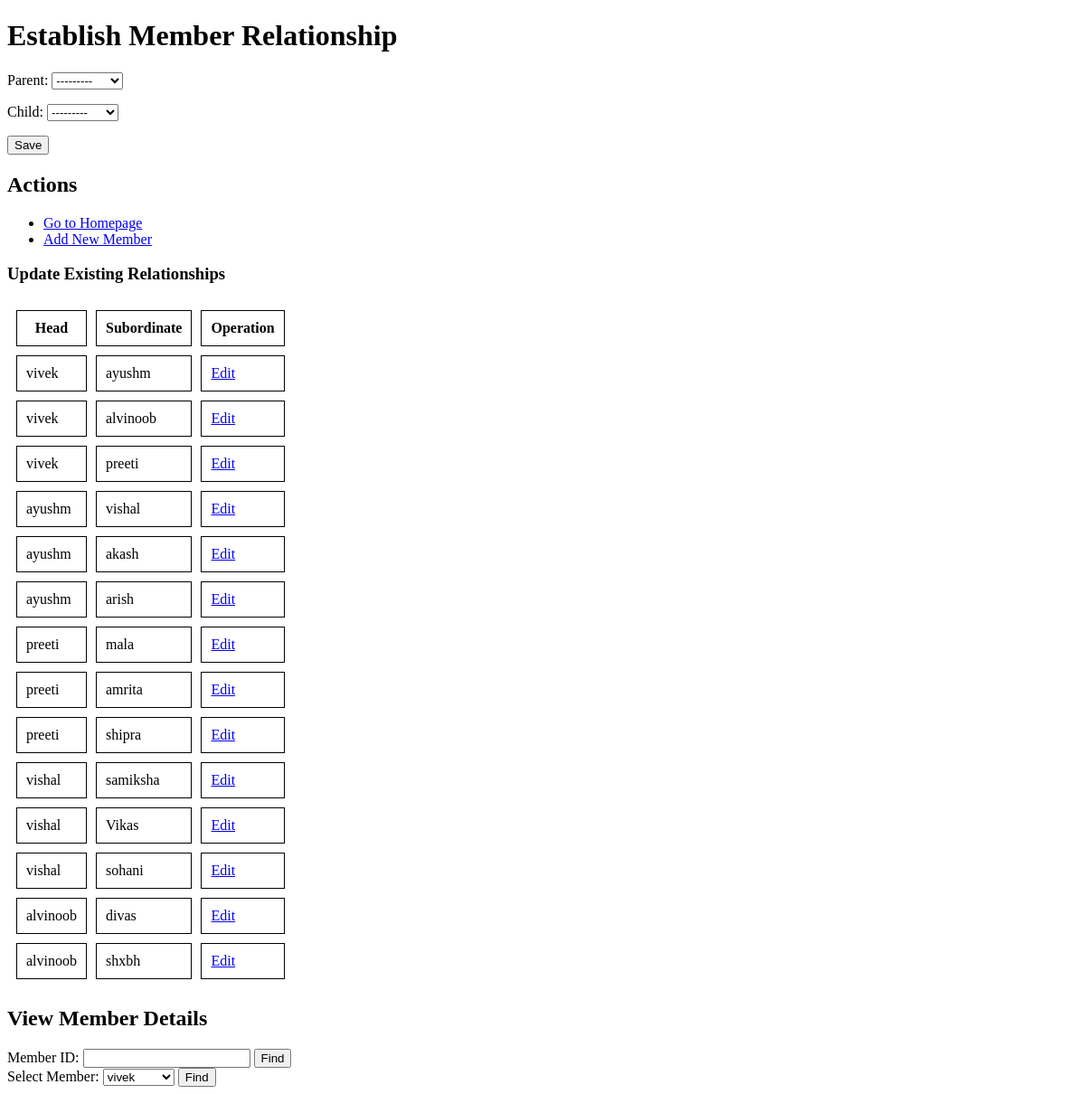
Screenshot of /establish-relationship/ with the database file from the repository.
### mlm/models.py (models this page shows)
class MemberRelationship(models.Model):
    parent = models.ForeignKey(Member, related_name='children', on_delete=models.CASCADE)
    child = models.ForeignKey(Member, related_name='parents', on_delete=models.CASCADE)

class Member(models.Model):
    user = models.OneToOneField(User, on_delete=models.CASCADE)
    sponsor = models.ForeignKey('self', on_delete=models.CASCADE, blank=True, null=True)
    full_name = models.CharField(max_length=255, blank=True, null=True)
    component = models.TextField(blank=True, null=True)
    base_sale_profit = models.DecimalField(max_digits=10, decimal_places=2, blank=True, null=True)
    personal_profit = models.DecimalField(max_digits=10, decimal_places=2, blank=True, null=True)
    profit_from_members = models.DecimalField(max_digits=10, decimal_places=2, blank=True, null=True)
    profit_to_head = models.DecimalField(max_digits=10, decimal_places=2, blank=True, null=True)
    company = models.ForeignKey(Company, on_delete=models.SET_NULL, null=True, blank=True)
    phone_number = models.CharField(max_length=15, blank=True, null=True)
    Products_bought = models.ManyToManyField(Product, related_name='buyers', blank=True)

### mlm/views.py (the view)
# urls.py: path('establish-relationship/', views.establish_relationship, name='establish_relationship'),
def establish_relationship(request):
    members = Member.objects.all()
    relationships = MemberRelationship.objects.all()
    if request.method == 'POST':
        form = MemberRelationshipForm(request.POST)
        if form.is_valid():
            form.save()
            parent_id, child_id = form.get_selected_ids()
            parent = Member.objects.get(id=parent_id)
            child = Member.objects.get(id=child_id)
            return redirect('relation_established', parent=parent.user.username, child=child.user.username, member_id=parent.id)
    else:
        form = MemberRelationshipForm()
    return render(request, 'establish_relationship.html', {'form': form, 'members': members, 'relationships': relationships})

### mlm/forms.py (shortened to what this page needs)
class MemberRelationshipForm(forms.ModelForm):
    class Meta:
        model = MemberRelationship
        fields = ['parent', 'child']
    def __init__(self, *args, **kwargs):
        super(MemberRelationshipForm, self).__init__(*args, **kwargs)
        self.fields['parent'].queryset = Member.objects.all()
        self.fields['child'].queryset = Member.objects.all()
        self.fields['parent'].label_from_instance = lambda obj: f"{obj.user.username}"
        self.fields['child'].label_from_instance = lambda obj: f"{obj.user.username}"

### mlm/templates/establish_relationship.html (shortened to what this page needs)
<!DOCTYPE html>
<html>
<head>
</head>
<body>
    <h1>Establish Member Relationship</h1>
    <form method="post">
        {{ form.as_p }}
        <input type="submit" value="Save">
    </form>
    <h2>Actions</h2>
    <ul>
        <li><a href="{% url 'homepage' %}">Go to Homepage</a></li>
        <li><a href="{% url 'create_user' %}">Add New Member</a></li>
    </ul>
    <h3>Update Existing Relationships</h3>
    <table>
        <tr>
            <th>Head</th>
            <th>Subordinate</th>
            <th>Operation</th>
        </tr>
        {% for relationship in relationships %}
            <tr>
                <td>{{ relationship.parent.user.username }}</td>
                <td>{{ relationship.child.user.username }}</td>
                <td><a href="{% url 'edit_member_relationship' relationship_id=relationship.id %}">Edit</a></td>
            </tr>
        {% endfor %}
    </table>
    <h2>View Member Details</h2>
    <form action="{% url 'find_member' %}" method="get">
        <label for="member_id">Member ID:</label>
        <input type="text" id="member_id" name="member_id">
        <input type="submit" value="Find">
    </form>
    <form action="{% url 'find_member' %}" method="get">
        <label for="member_select">Select Member:</label>
        <select id="member_select" name="member_id">
            {% for member in members %}
                <option value="{{ member.id }}">{{ member.user.username }}</option>
            {% endfor %}
        </select>
        <input type="submit" value="Find">
    </form>
</body>
</html>

### mlm/templates/establish_relationship.html (style rules this page uses)
table { border-collapse: separate; border-spacing: 10px; }
th, td { padding: 10px; border: 1px solid black; }

### rows the page displays
MemberRelationship: parent.user.username "vivek", child.user.username "ayushm"
MemberRelationship: parent.user.username "vivek", child.user.username "alvinoob"
MemberRelationship: parent.user.username "vivek", child.user.username "preeti"
MemberRelationship: parent.user.username "ayushm", child.user.username "vishal"
MemberRelationship: parent.user.username "ayushm", child.user.username "akash"
MemberRelationship: parent.user.username "ayushm", child.user.username "arish"
MemberRelationship: parent.user.username "preeti", child.user.username "mala"
MemberRelationship: parent.user.username "preeti", child.user.username "amrita"
MemberRelationship: parent.user.username "preeti", child.user.username "shipra"
MemberRelationship: parent.user.username "vishal", child.user.username "samiksha"
MemberRelationship: parent.user.username "vishal", child.user.username "Vikas"
MemberRelationship: parent.user.username "vishal", child.user.username "sohani"
MemberRelationship: parent.user.username "alvinoob", child.user.username "divas"
MemberRelationship: parent.user.username "alvinoob", child.user.username "shxbh"

### other values shown
form field member_id "vivek"
